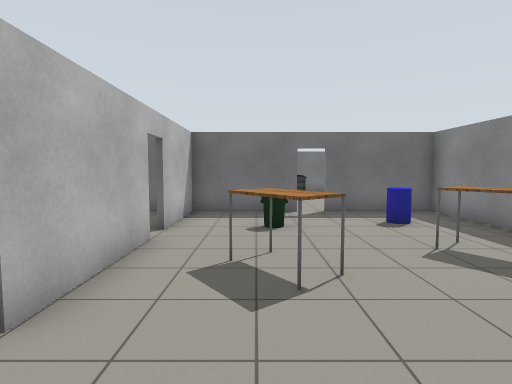
view 1 (above)

22 first-person views from a walk through a robot-simulator world made for Gazebo. The camera is 1.3 m above the floor, tilts 4° down and sees 80° across. The floor is counted in squares, 1 m on a side. Each view is taken from the middle of a square. On the plan, view 1 faces up. The plan holds only what a view shows up to about 14 squares ahead; the rest is blank. The place goes on beyond the plan. Gazebo's built-in surfaces are drawn with simple patterns.

view 2
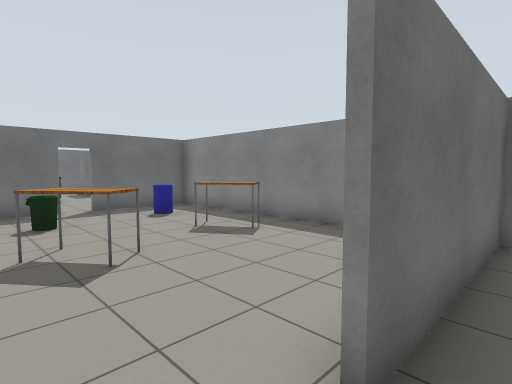

view 3
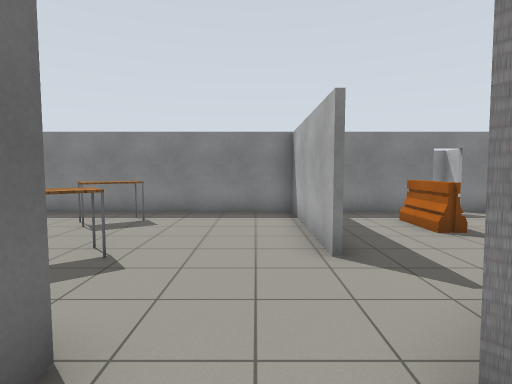

view 4
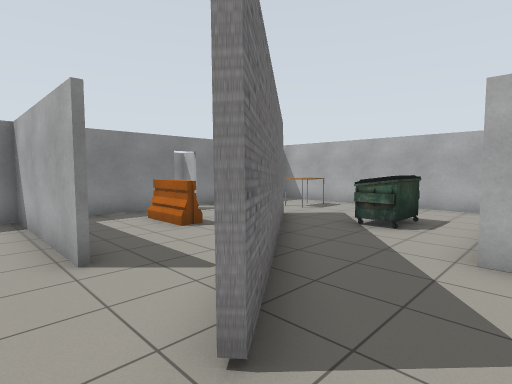

view 5
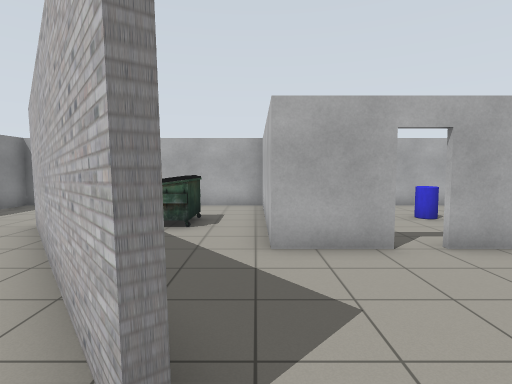

view 6
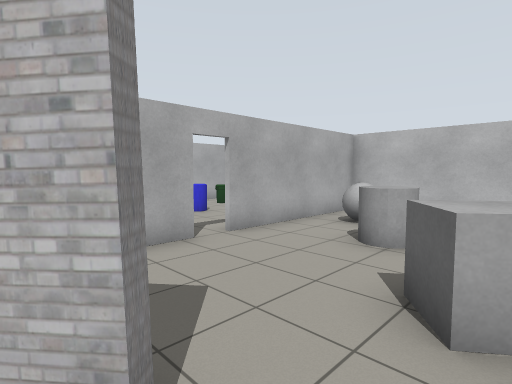

view 7
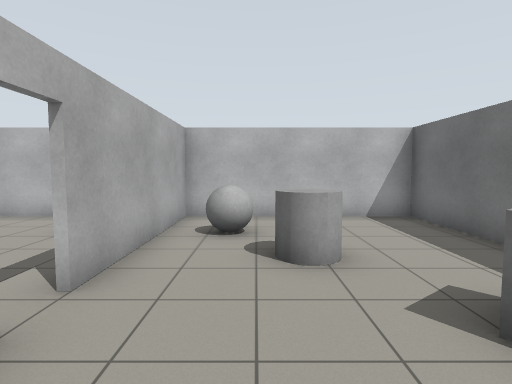

view 8
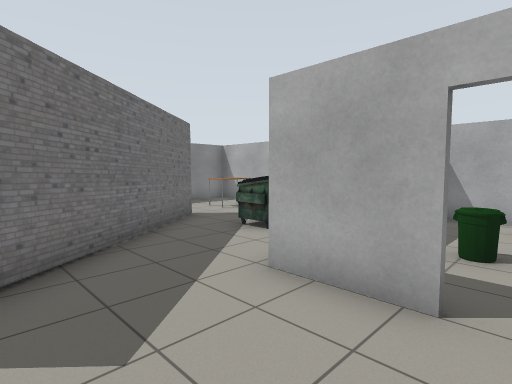

view 9
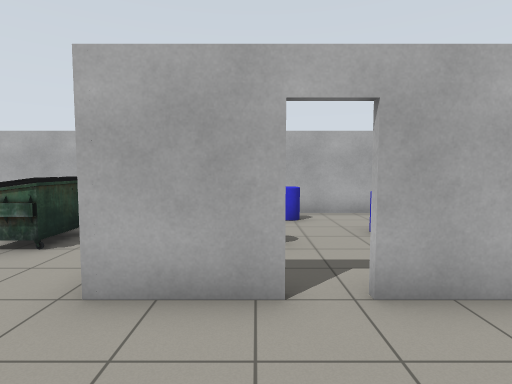

view 10
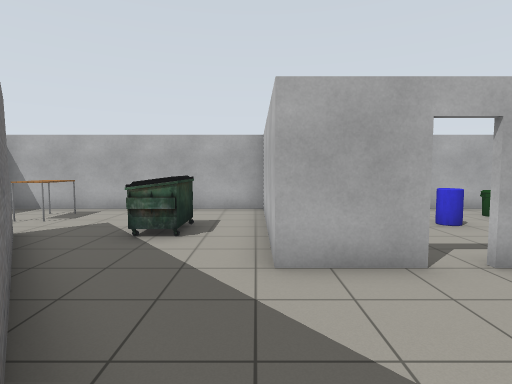

view 11
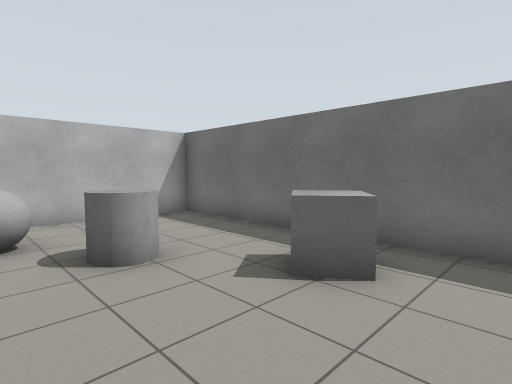

view 12
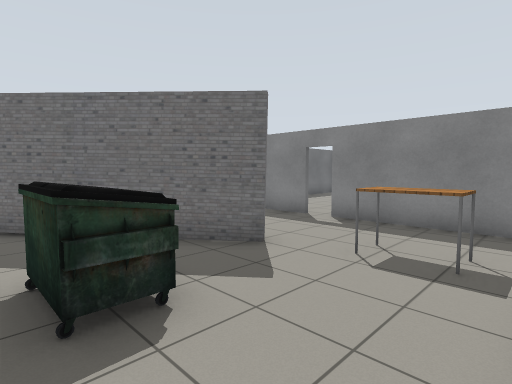

view 13
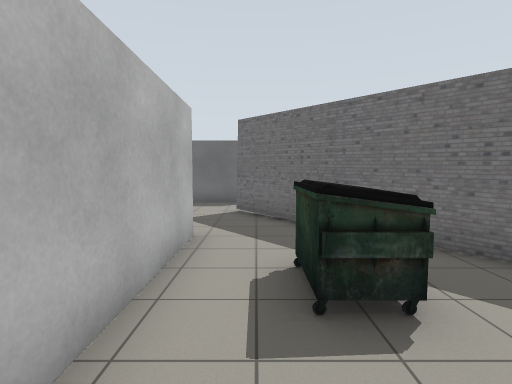

view 14
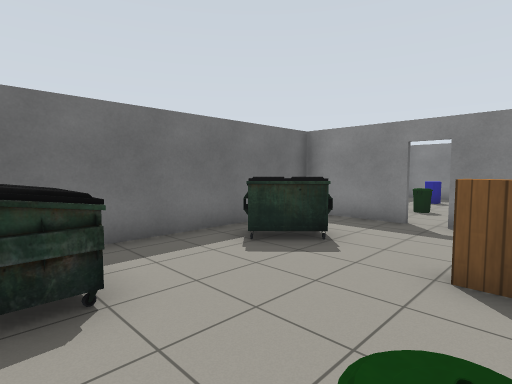

view 15
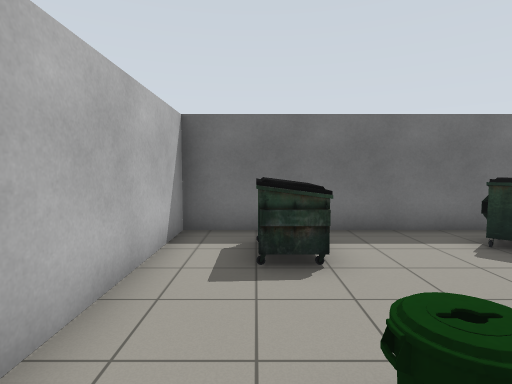

view 16
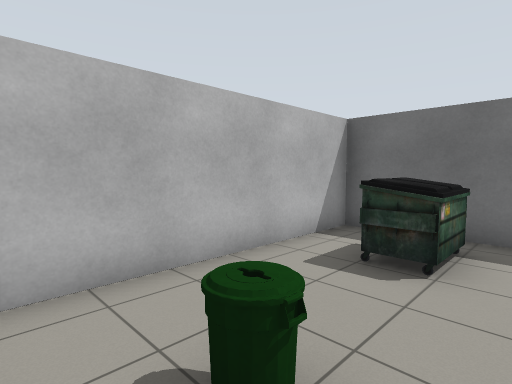

view 17
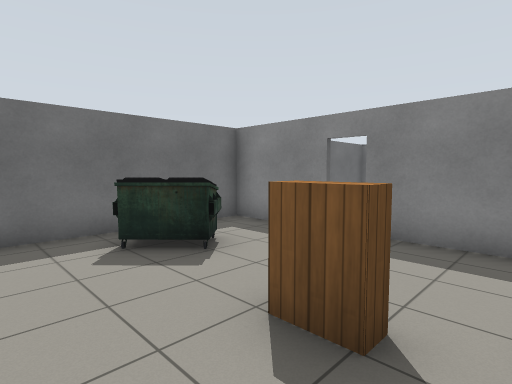

view 18
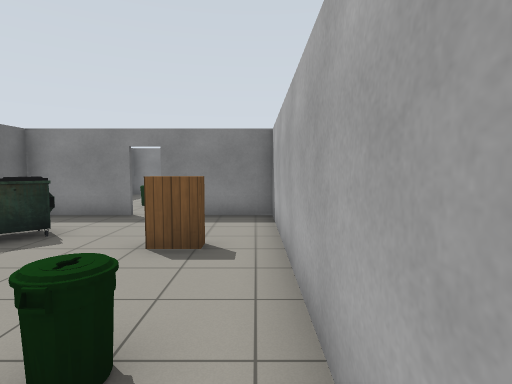

view 19
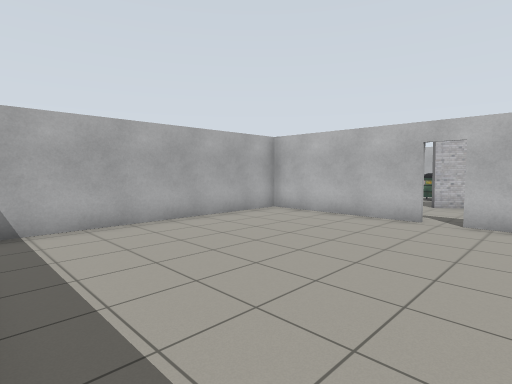

view 20
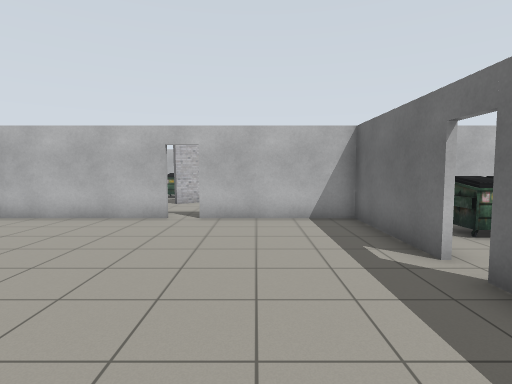

view 21
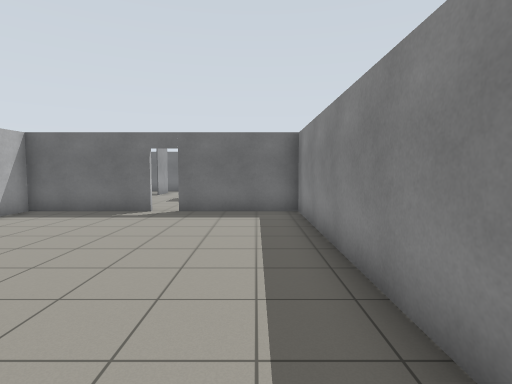

view 22
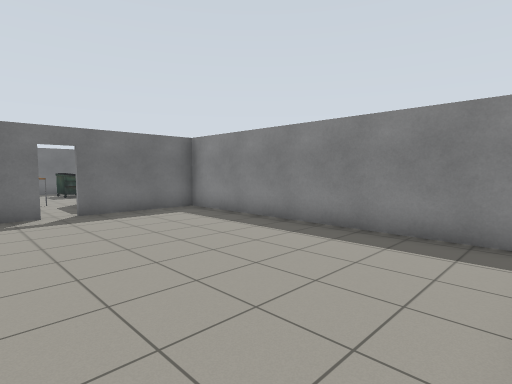

### Floor plan
Key: @ floor where view 1 was taken; # wall or solid block; x gap in a wall; . floor; D open door; B bin; T table; A barrier; U dumpster; K bookshelf; O other object.
Columns run from 12 left of view 1 to 15 right of it. Each row starts with its distance up from view 1.
 10 #############xD####
  9 #......U..#.......#
  8 #.UU..UU..#.....O.#
  7 #.UU...U..#.B.....#
  6 #.........D.......#    ..
  5 #.....K...#.T..TT.#   O..
  4 #..B..K...#.TT..T.#  .O.
  3 #........##..T....#  ...
  2 ##########........#UU...
  1 #.....OO..........#UU...
  0 #......O....@#########D#####
 -1 #...OO....#.......#........#
 -2 #..O......##......#........#
 -3 #. O.......##..AA.#........#
 -4 ######Dx##..##....#........#
 -5     .... #...#....D........#
 -6     ...B #.U.##...#........#
 -7   ..OO.B #.U......#........#
 -8  #B.O... #.....T..#........#
 -9  #B...O..#.....T..#........#
-10  #########........#........
-11          #################

Where each view was taken, in squares from view 1:
view 1: 0 up, 0 right, facing up
view 2: 1 down, 1 left, facing up-right
view 3: 1 up, 4 left, facing right
view 4: 1 up, 4 left, facing down-right
view 5: 1 up, 3 left, facing down
view 6: 1 up, 2 left, facing down-left
view 7: 2 down, 3 left, facing left
view 8: 1 down, 6 left, facing down-right
view 9: 1 down, 5 left, facing down
view 10: 0 up, 3 left, facing down
view 11: 3 down, 3 left, facing up-left
view 12: 10 down, 2 left, facing up-right
view 13: 10 down, 2 left, facing up
view 14: 4 up, 10 left, facing up-right
view 15: 3 up, 10 left, facing up
view 16: 3 up, 8 left, facing up-left
view 17: 3 up, 8 left, facing up-right
view 18: 3 up, 11 left, facing right
view 19: 3 down, 14 right, facing down-left
view 20: 3 down, 14 right, facing left
view 21: 10 down, 13 right, facing up
view 22: 10 down, 8 right, facing up-right
